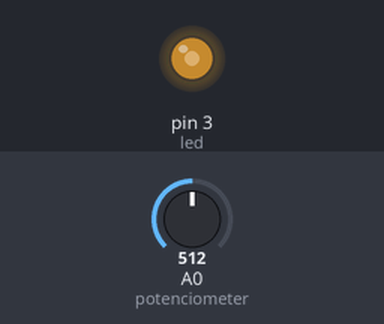
This sketch was run on a simulated Arduino Uno, built with avr-gcc and run on an emulated ATmega328P. Shown: output pins drawn as LEDs (lit = HIGH). The inputs (shaded band) are chosen by the test bench; at power-on: A0 (potenciometer) = 512.

Above: at 1.2 s.
1.3 s: A0 (potenciometer) set to 716
At 1.9 s:
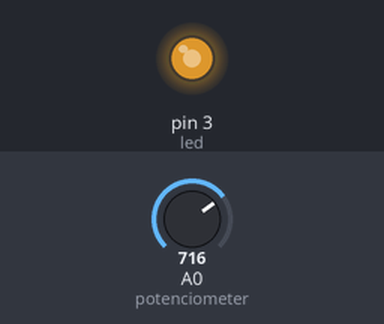
2.8 s: A0 (potenciometer) set to 900
At 3.4 s:
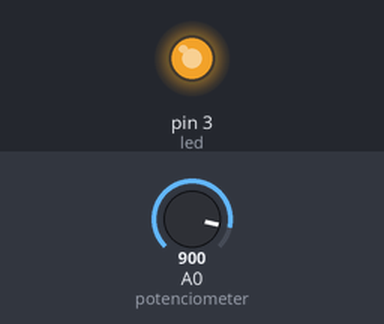
4.3 s: A0 (potenciometer) set to 122
At 5.3 s:
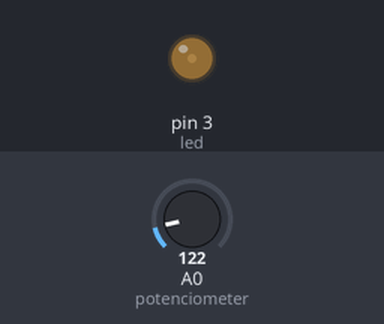
5.8 s: A0 (potenciometer) set to 0
At 6.8 s:
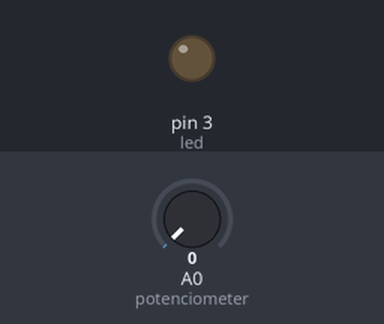
Timing chart, 0 to 8.3 s (numbered marks = the images above; inputs shaded):
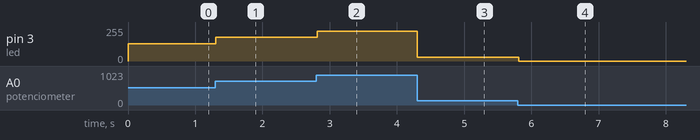

Measured:
- after the input at 1.3 s, pin 3 (led): 128/255 → 179/255 at once
- after the input at 2.8 s, pin 3 (led): 179/255 → 225/255 at once
- after the input at 4.3 s, pin 3 (led): 225/255 → 30/255 at once
- after the input at 5.8 s, pin 3 (led): 30/255 → 0/255 at once

The sketch:

Diel_3__potenciometer.ino
```cpp
/* Patrik Molnár Diel 3.- Potenciometer */
int led = 3;
int potenciometer = 0;
int regulacia = 0;

void setup() {
pinMode(led, OUTPUT);
pinMode(potenciometer, INPUT);
}

void loop() {
regulacia = (analogRead(potenciometer)/4);
analogWrite(led, regulacia);
delay(20);
}
```
